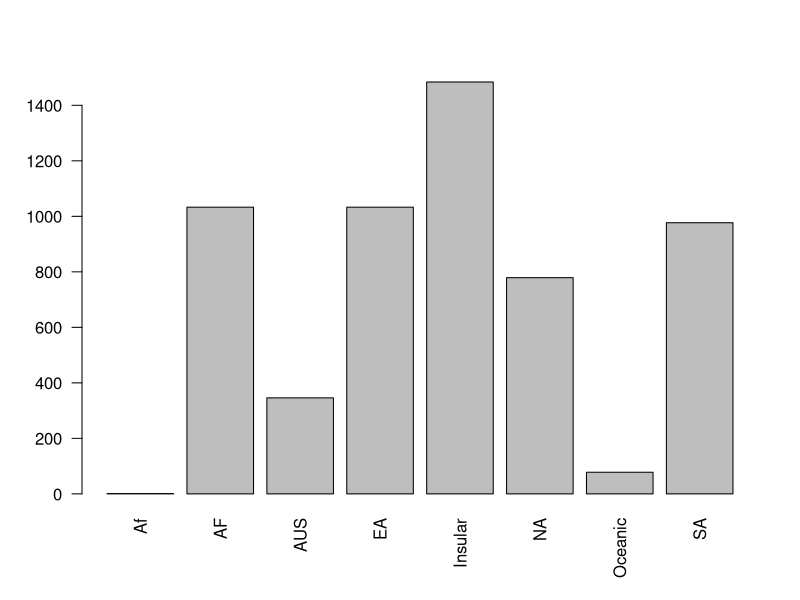
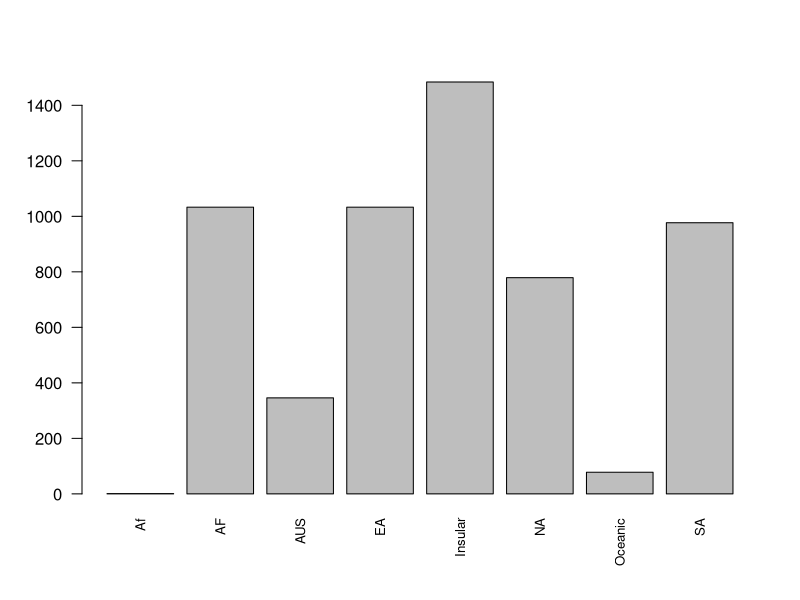
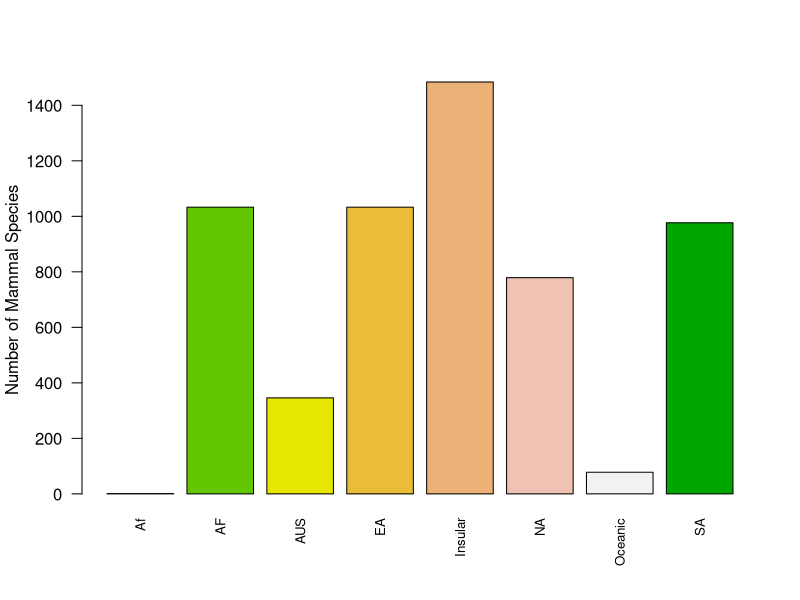
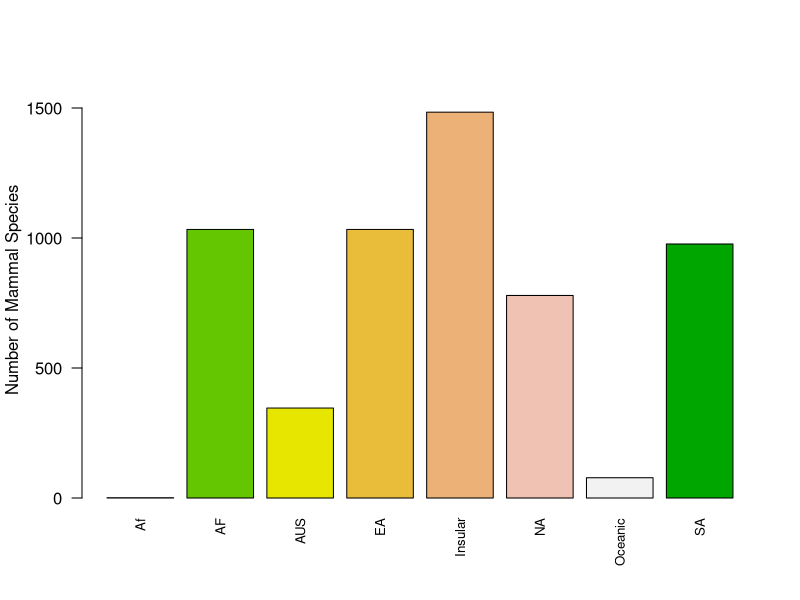
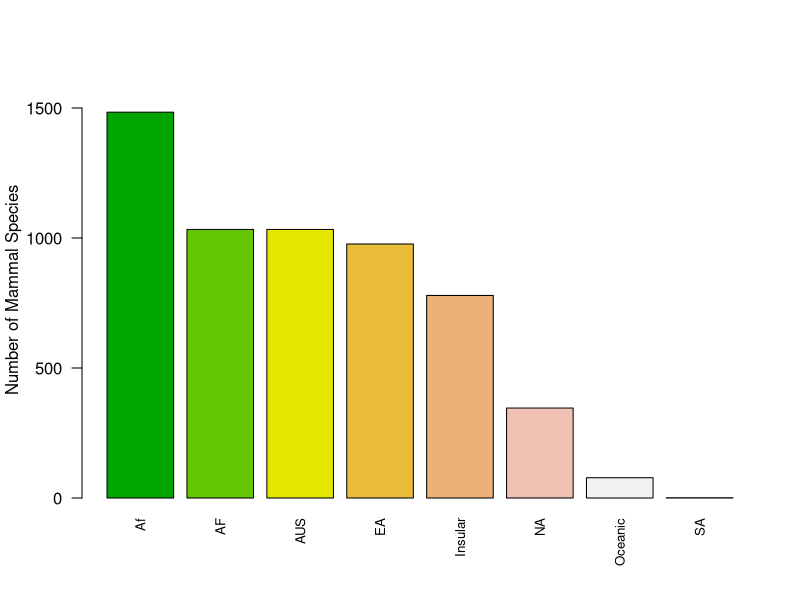

Generate these figures, in order, with R:
library(plyr)
mammals <- read.csv("data-raw/mammals.csv", na.strings="")

# Carry out the following inspections of the data
# 
# Use the head function to view the first few lines of the data frame on the screen. 
# You’ll see that every row represents the data for a different mammal species.

head(mammals)

# For the two most interesting character variables, tabulate the frequency of 
# cases in each group (remember that the category “NA” in continent stands for 
# North America, not missing data).

continents <- count(mammals, "continent")
status <- count(mammals, "status")
# can also use table (mammals$continent), but gives output in different form.


# You’ll notice in the frequency table for the variable “continent” that there’s a 
# typo in the data. One case is shown as having the continent “Af” rather than “AF”. 
# Fix this using the command line in R.

mammals$continent <- toupper(mammals$continent)

# Create a new variable in the mammal data frame: the log (base 10) of body mass. 
# (See “Work with data frames” on the R Tips “Data frame” page if you need help with this.)

mammals <- mutate(mammals, log.mass.grams = log10(mass.grams))



#### Visualizing frequency distributions ####

# 1. Which continent has the greatest number of mammal species? Which has the least? 
# Use a simple bar graph to find out.

barplot(continents$freq, 
        names = continents$continent, 
        las = 2)

# 2. Redo the bar graph using the cex.names option to control the size
# of the category names (this might be needed to ensure that there is 
# room for them all.

barplot(continents$freq, 
        names = continents$continent, 
        las = 2, 
        cex.names = 0.8)

# 3. Redo the bar graph in color. Add a label to the y axis.

barplot(continents$freq, 
        names = continents$continent, 
        ylab = "Number of Mammal Species",
        las = 2, 
        cex.names = 0.8,
        col = terrain.colors(7))

# 4. Redo the bar graph to increase the limit of the y-axis to 1500 species. 
# (The result might not be immediately evident in the axis labeling because by default 
# R applies internal rules to make graphs “pretty”. Try increasing the limit to 1600 or 
# 1700 and see what happens.)

barplot(continents$freq, 
        names = continents$continent, 
        ylab = "Number of Mammal Species",
        ylim = c(0, 1600),
        las = 2, 
        cex.names = 0.8,
        col = terrain.colors(7))

# 5. The plot categories are listed in alphabetical order by default, which is 
# arbitrary and makes the visual display less efficient than other possibilities. 
# Redo the bar graph with the continents appearing in order of decreasing numbers of species.
A <- factor(levels = c("INSULAR", "AF", "EA", "SA", "NA", "AUS", "OCEANIC"))

barplot(sort(continents$freq, decreasing = TRUE), 
        names = continents$continent, 
        ylab = "Number of Mammal Species",
        ylim = c(0, 1600),
        las = 2, 
        cex.names = 0.8,
        col = terrain.colors(7))

